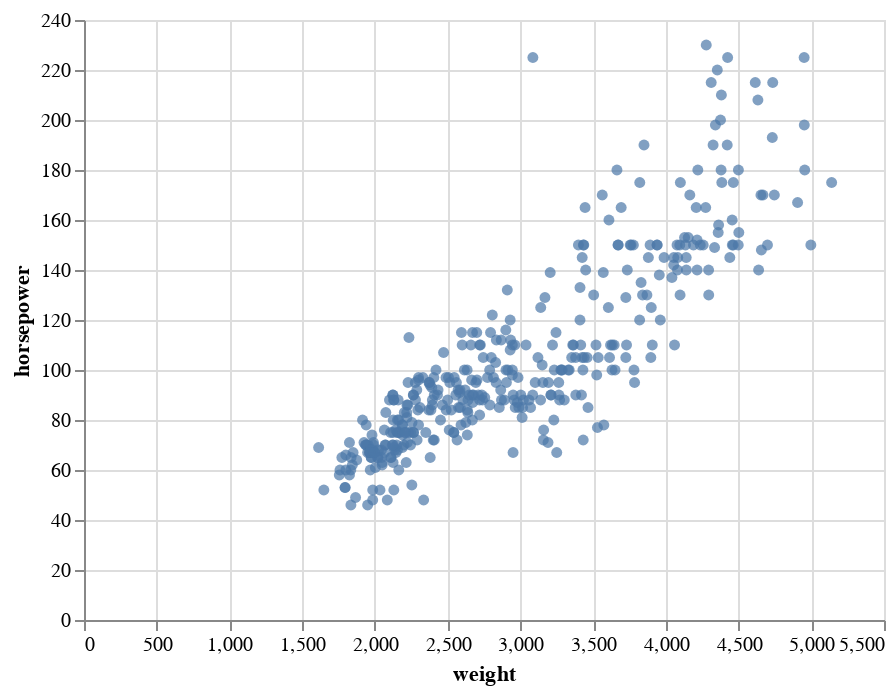

The cell this chart's notebook holds for it:
### Markdown cell above
The syntax will take some getting used to.  (And we'll see below that it can get quite a bit more complicated than this, depending on how much control you want to have over the chart.)

Think of the following as proceeding in three steps.

1. We tell Altair what pandas DataFrame we will use. `alt.Chart(df)` 

2. We tell Altair that we want to use circles (I think of them as disks) as the mark type.  In other words, this will be a scatter plot (as opposed to for example a bar chart or a line chart).  `.mark_circle()` 

3. We tell Altair which columns, in this case the "weight" column and "horsepower" column we want to encode in which visual properties of the chart.  Here they are encoded as the x and y positions, respectively.

```
.encode(
    x="weight",
    y="horsepower"
)
```

### Code cell
# syntax will seem weird at first
alt.Chart(df).mark_circle().encode(
    x="weight",
    y="horsepower"
)

### Figure 1 — Vega-Lite specification as saved in the notebook (floating-point values rounded to 4 significant figures; data arrays with more than 128 entries replaced by an {"elided": "..."} marker saying what was removed)
{"config": {"view": {"continuousWidth": 400, "continuousHeight": 300}}, "data": {"name": "data-f1198cc0481ad698d7dc4699e0a3efa7"}, "mark": "circle", "encoding": {"x": {"field": "weight", "type": "quantitative"}, "y": {"field": "horsepower", "type": "quantitative"}}, "$schema": "https://vega.github.io/schema/vega-lite/v4.17.0.json", "datasets": {"data-f1198cc0481ad698d7dc4699e0a3efa7": {"elided": "398 records"}}}
